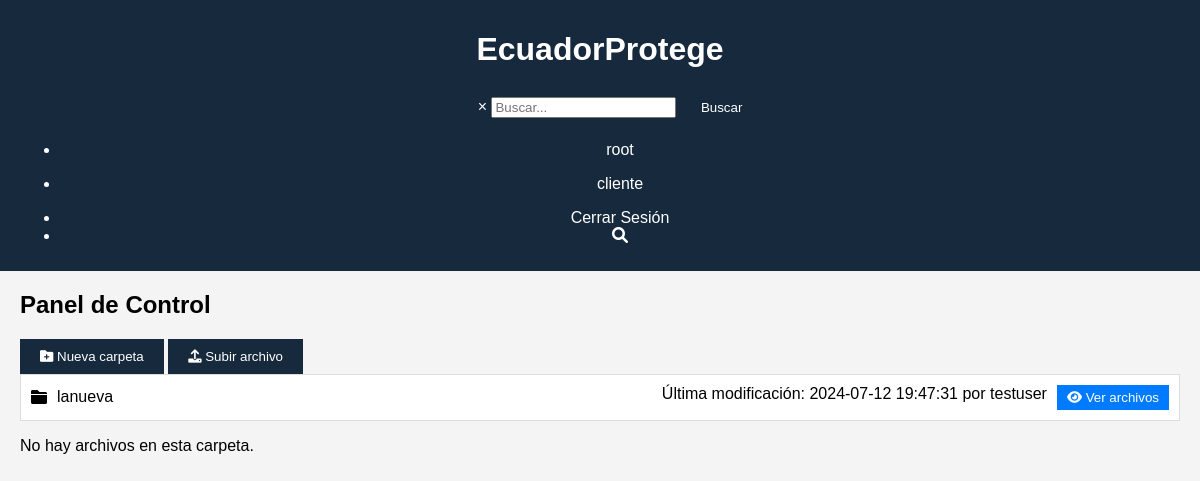
The app's page /dashboard.php (signed in) with its own data.
### tables this page shows
CREATE TABLE `folders` (
  `id` int(11) NOT NULL,
  `name` varchar(100) NOT NULL,
  `user_id` int(11) DEFAULT NULL,
  `last_modified` timestamp NOT NULL DEFAULT current_timestamp() ON UPDATE current_timestamp(),
  `modified_by` int(11) DEFAULT NULL
);

CREATE TABLE `users` (
  `id` int(11) NOT NULL,
  `username` varchar(50) NOT NULL,
  `password` varchar(255) NOT NULL,
  `role` enum('admin','admin_cliente','usuario','cliente') NOT NULL
);

### dashboard.php (the view, shortened to what this page needs)
<?php
include 'db.php';
$user_id = $_SESSION['user_id'];
$role = $_SESSION['role'];
?>
<?php include 'header.php'; ?>
<div class="container">
    <h2>Panel de Control</h2>
    <button onclick="location.href='create_folder.php'"><i class="fas fa-folder-plus"></i> Nueva carpeta</button>
    <button onclick="location.href='upload_file.php'"><i class="fas fa-upload"></i> Subir archivo</button>
    <?php
    if ($role == 'admin') {
        $sql = "SELECT folders.*, users.username AS modified_by FROM folders JOIN users ON folders.modified_by = users.id";
    } elseif ($role == 'admin_cliente') {
        $sql = "SELECT folders.*, users.username AS modified_by FROM folders JOIN users ON folders.modified_by = users.id WHERE folders.user_id = '$user_id' OR folders.user_id IN (SELECT id FROM users WHERE role = 'cliente')";
    } elseif ($role == 'usuario') {
        $sql = "SELECT folders.*, users.username AS modified_by FROM folders JOIN users ON folders.modified_by = users.id WHERE folders.user_id IN (SELECT id FROM users WHERE role = 'cliente')";
    } elseif ($role == 'cliente') {
        $sql = "SELECT folders.*, users.username AS modified_by FROM folders JOIN users ON folders.modified_by = users.id WHERE folders.user_id = '$user_id'";
    }
    $result = $conn->query($sql);
    if ($result->num_rows > 0) {
        while ($folder = $result->fetch_assoc()) {
            echo "<div class='folder'>";
            echo "<div class='details'>";
            echo "<i class='fas fa-folder'></i>";
            echo "<span>" . $folder['name'] . "</span>";
            echo "</div>";
            echo "<div class='actions'>";
            echo "<span>Última modificación: " . $folder['last_modified'] . " por " . $folder['modified_by'] . "</span>";
            echo "<button><i class='fas fa-eye'></i> Ver archivos</button>";
            echo "</div>";
            echo "</div>";
            $folder_id = $folder['id'];
            $sql_files = "SELECT files.*, users.username AS modified_by FROM files JOIN users ON files.modified_by = users.id WHERE files.folder_id = '$folder_id'";
            $result_files = $conn->query($sql_files);
            if ($result_files->num_rows > 0) {
                while ($file = $result_files->fetch_assoc()) {
                    echo "<div class='file'>";
                    echo "<div class='details'>";
                    echo "<i class='fas fa-file'></i>";
                    echo "<span>" . $file['name'] . "</span>";
                    echo "</div>";
                    echo "<div class='actions'>";
                    echo "<span>Última modificación: " . $file['last_modified'] . " por " . $file['modified_by'] . "</span>";
                    echo "<button><i class='fas fa-download'></i> Descargar</button>";
                    echo "</div>";
                    echo "</div>";
                }
            } else {
                echo "<p>No hay archivos en esta carpeta.</p>";
            }
        }
    } else {
        echo "<p>No se encontraron carpetas.</p>";
    }
    ?>
</div>

### css/styles.css (style rules this page uses)
body { font-family: Arial, sans-serif; background-color: #f4f4f4; margin: 0; padding: 0; }
.container { margin: 20px; }
button, input[type="submit"] { background-color: #16293d; color: #fff; padding: 10px 20px; border: none; cursor: pointer; }
.folder, .file { display: flex; align-items: center; justify-content: space-between; background-color: #fff; padding: 10px; margin-bottom: 5px; border: 1px solid #ddd; }
.folder .details, .file .details { display: flex; align-items: center; }
.folder .details i, .file .details i { margin-right: 10px; }
.actions { display: flex; gap: 10px; }
.actions button { background-color: #007bff; border: none; color: white; padding: 5px 10px; cursor: pointer; }

### records on screen
folders: name "lanueva", last_modified "2024-07-12 19:47:31", user.username "testuser"

### other values on screen
$username "root"
$role "cliente"
